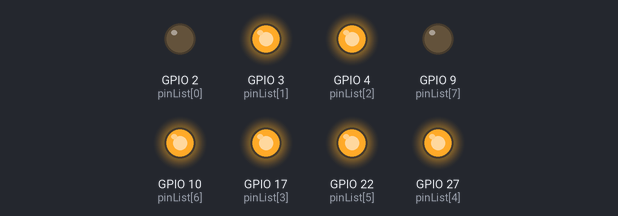
Bench run of a program on a simulated Raspberry Pi (BCM pin numbers). Shown: output pins drawn as LEDs (lit = HIGH). At 0.8 s the program stops and its outputs stay as they are.

Above: at 0.05 s.
At 0.55 s:
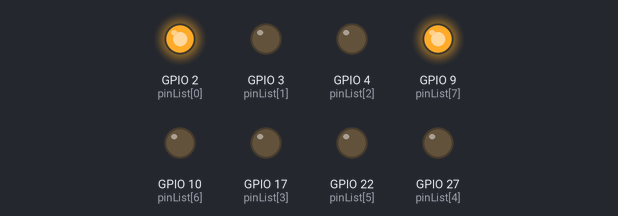
At 0.9 s:
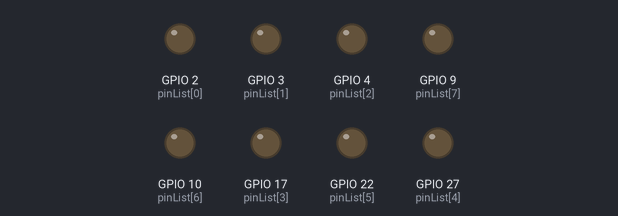
Timing chart, 0 to 2.3 s (numbered marks = the images above):
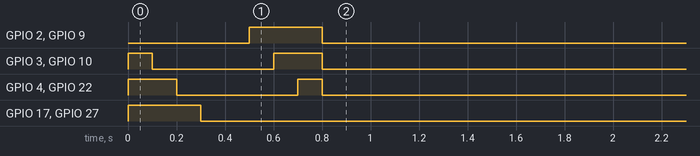

The program:

lights2.py
```python
#!/usr/bin/python
import RPi.GPIO as GPIO
import time

GPIO.setmode(GPIO.BCM)

# init list with pin numbers

pinList = [2, 3, 4, 17, 27, 22, 10, 9]

# loop through pins and set mode and state to 'low'

for i in pinList:
    GPIO.setup(i, GPIO.OUT)
    GPIO.output(i, GPIO.HIGH)

# time to sleep between operations in the main loop

SleepTimeL = 0.1

# main loop

try:
  GPIO.output(2, GPIO.LOW)
  GPIO.output(9, GPIO.LOW)
  time.sleep(SleepTimeL);
  GPIO.output(3, GPIO.LOW)
  GPIO.output(10, GPIO.LOW)
  time.sleep(SleepTimeL);
  GPIO.output(4, GPIO.LOW)
  GPIO.output(22, GPIO.LOW)
  time.sleep(SleepTimeL);
  GPIO.output(17, GPIO.LOW)
  GPIO.output(27, GPIO.LOW)
  time.sleep(0.2);
  GPIO.output(2, GPIO.HIGH)
  GPIO.output(9, GPIO.HIGH)
  time.sleep(SleepTimeL);
  GPIO.output(3, GPIO.HIGH)
  GPIO.output(10, GPIO.HIGH)
  time.sleep(SleepTimeL);
  GPIO.output(4, GPIO.HIGH)
  GPIO.output(22, GPIO.HIGH)
  time.sleep(SleepTimeL);
  GPIO.output(17, GPIO.HIGH)
  GPIO.output(27, GPIO.HIGH)
  GPIO.cleanup()

# End program cleanly with keyboard
except KeyboardInterrupt:
  print ("  Quit")

  # Reset GPIO settings
  GPIO.cleanup()
```

Measured:
- by itself, GPIO 2 (pinList[0]), GPIO 9 (pinList[7]): LOW → HIGH at 0.50 s, → LOW 0.30 s later
- by itself, GPIO 3 (pinList[1]), GPIO 10 (pinList[6]): LOW → HIGH at 0.00 s, → LOW 0.10 s later, → HIGH 0.50 s later, → LOW 0.20 s later
- by itself, GPIO 4 (pinList[2]), GPIO 22 (pinList[5]): LOW → HIGH at 0.00 s, → LOW 0.20 s later, → HIGH 0.50 s later, → LOW 0.10 s later
- by itself, GPIO 17 (pinList[3]), GPIO 27 (pinList[4]): LOW → HIGH at 0.00 s, → LOW 0.30 s later
